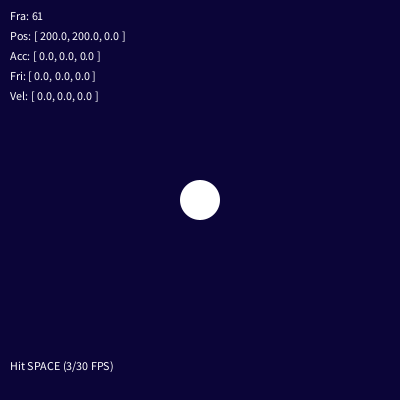
Frame 1 (no input)
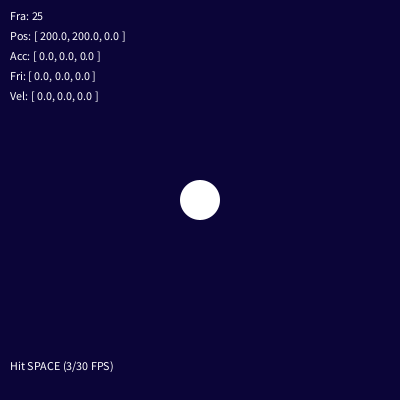
Frame 60 (the mouse pressed at the canvas centre just before this capture)
Frame 120 (the mouse held since frame 60 and released just before this capture): identical to frame 60, image omitted

The Processing sketch that drew these frames (run headless with seeded random() and noise(); from frame 60 on, the mouse is pressed at the canvas centre):

// Processing sketch: needle
// ── needle.pde

static int HA = 200;
PVector velocity= new PVector(1,1);
PVector acceleration = new PVector(1,1);
PVector friction = new PVector(0,0);
PVector pos = new PVector(HA,HA);
PVector center = new PVector(HA,HA);
boolean rest=false;
int motion = 0;
boolean slowmotion = false;

void setup()
{
    smooth();
    size(400,400);    
    frameRate(25);
}


void draw(){
    background(color(#0b0538));


    fill(255);
    stroke(255);
    line(HA,HA, pos.x,pos.y);
    noStroke();
    ellipse(pos.x,pos.y,40,40);
    
    // vector pointing towards center
    if (!rest) {
        PVector dir = PVector.sub(center,pos);
        dir.normalize();
        dir.mult(15);
        acceleration = dir;
                
        velocity.add(acceleration);
        velocity.mult(friction.y);
        pos.add(velocity);       
    }
    
    displayInfo();
}

void displayInfo() {
    stroke(255);
    text("Fra: " + int(frameRate),10,20,100);
    text("Pos: " + pos.toString(),10,40,100);
    text("Acc: " + acceleration.toString(),10,60,100);
    text("Fri: " + friction.toString(),10,80,100);
    text("Vel: " + velocity.toString(),10,100,100);
    
    text("Hit SPACE (3/30 FPS)",10,370,120);
}

void mouseDragged() {
    rest =true;
    pos.set(mouseX,mouseY);
}

void mouseReleased() {
    rest = false;
    friction = new PVector(0.9,0.9);
    pos.set(mouseX,mouseY);
    velocity.set(1,1);
}

// tweak framerate
void keyPressed() {
   if (key == ' ') {
       slowmotion  = !slowmotion;
       
       if (slowmotion) {
         frameRate(3);
       } else {
         frameRate(30);
       }
   }
}



// https://processing.org/tutorials/pvector/
